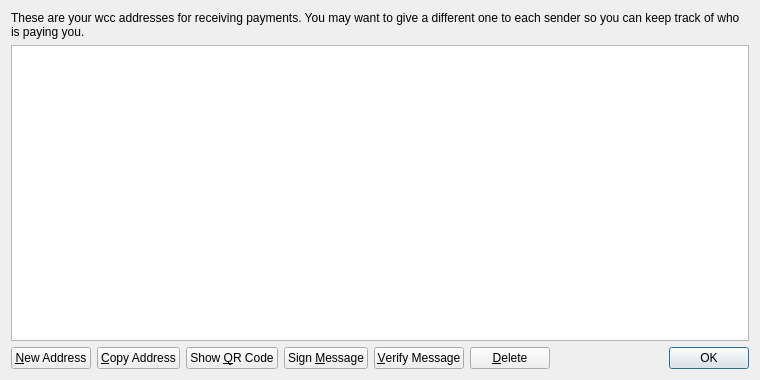
<?xml version="1.0" encoding="UTF-8"?>
<ui version="4.0">
 <class>AddressBookPage</class>
 <widget class="QWidget" name="AddressBookPage">
  <property name="geometry">
   <rect>
    <x>0</x>
    <y>0</y>
    <width>760</width>
    <height>380</height>
   </rect>
  </property>
  <property name="windowTitle">
   <string>Address Book</string>
  </property>
  <layout class="QVBoxLayout" name="verticalLayout">
   <item>
    <widget class="QLabel" name="labelExplanation">
     <property name="text">
      <string>These are your wcc addresses for receiving payments. You may want to give a different one to each sender so you can keep track of who is paying you.</string>
     </property>
     <property name="textFormat">
      <enum>Qt::PlainText</enum>
     </property>
     <property name="wordWrap">
      <bool>true</bool>
     </property>
    </widget>
   </item>
   <item>
    <widget class="QTableView" name="tableView">
     <property name="contextMenuPolicy">
      <enum>Qt::CustomContextMenu</enum>
     </property>
     <property name="toolTip">
      <string>Double-click to edit address or label</string>
     </property>
     <property name="tabKeyNavigation">
      <bool>false</bool>
     </property>
     <property name="selectionMode">
      <enum>QAbstractItemView::SingleSelection</enum>
     </property>
     <property name="selectionBehavior">
      <enum>QAbstractItemView::SelectRows</enum>
     </property>
     <property name="sortingEnabled">
      <bool>true</bool>
     </property>
     <attribute name="verticalHeaderVisible">
      <bool>false</bool>
     </attribute>
    </widget>
   </item>
   <item>
    <layout class="QHBoxLayout" name="horizontalLayout">
     <item>
      <widget class="QPushButton" name="newAddressButton">
       <property name="toolTip">
        <string>Create a new address</string>
       </property>
       <property name="text">
        <string>&amp;New Address</string>
       </property>
      </widget>
     </item>
     <item>
      <widget class="QPushButton" name="copyToClipboard">
       <property name="toolTip">
        <string>Copy the currently selected address to the system clipboard</string>
       </property>
       <property name="text">
        <string>&amp;Copy Address</string>
       </property>
      </widget>
     </item>
     <item>
      <widget class="QPushButton" name="showQRCode">
       <property name="text">
        <string>Show &amp;QR Code</string>
       </property>
      </widget>
     </item>
     <item>
      <widget class="QPushButton" name="signMessage">
       <property name="toolTip">
        <string>Sign a message to prove you own a wcc address</string>
       </property>
       <property name="text">
        <string>Sign &amp;Message</string>
       </property>
      </widget>
     </item>
     <item>
      <widget class="QPushButton" name="verifyMessage">
       <property name="toolTip">
        <string>Verify a message to ensure it was signed with a specified wcc address</string>
       </property>
       <property name="text">
        <string>&amp;Verify Message</string>
       </property>
      </widget>
     </item>
     <item>
      <widget class="QPushButton" name="deleteButton">
       <property name="toolTip">
        <string>Delete the currently selected address from the list</string>
       </property>
       <property name="text">
        <string>&amp;Delete</string>
       </property>
      </widget>
     </item>
     <item>
      <spacer name="horizontalSpacer">
       <property name="orientation">
        <enum>Qt::Horizontal</enum>
       </property>
       <property name="sizeHint" stdset="0">
        <size>
         <width>40</width>
         <height>20</height>
        </size>
       </property>
      </spacer>
     </item>
     <item>
      <widget class="QDialogButtonBox" name="buttonBox">
       <property name="sizePolicy">
        <sizepolicy hsizetype="Maximum" vsizetype="Fixed">
         <horstretch>0</horstretch>
         <verstretch>0</verstretch>
        </sizepolicy>
       </property>
       <property name="standardButtons">
        <set>QDialogButtonBox::Ok</set>
       </property>
      </widget>
     </item>
    </layout>
   </item>
  </layout>
 </widget>
 <resources>
  <include location="../bitcoin.qrc"/>
 </resources>
 <connections/>
</ui>
